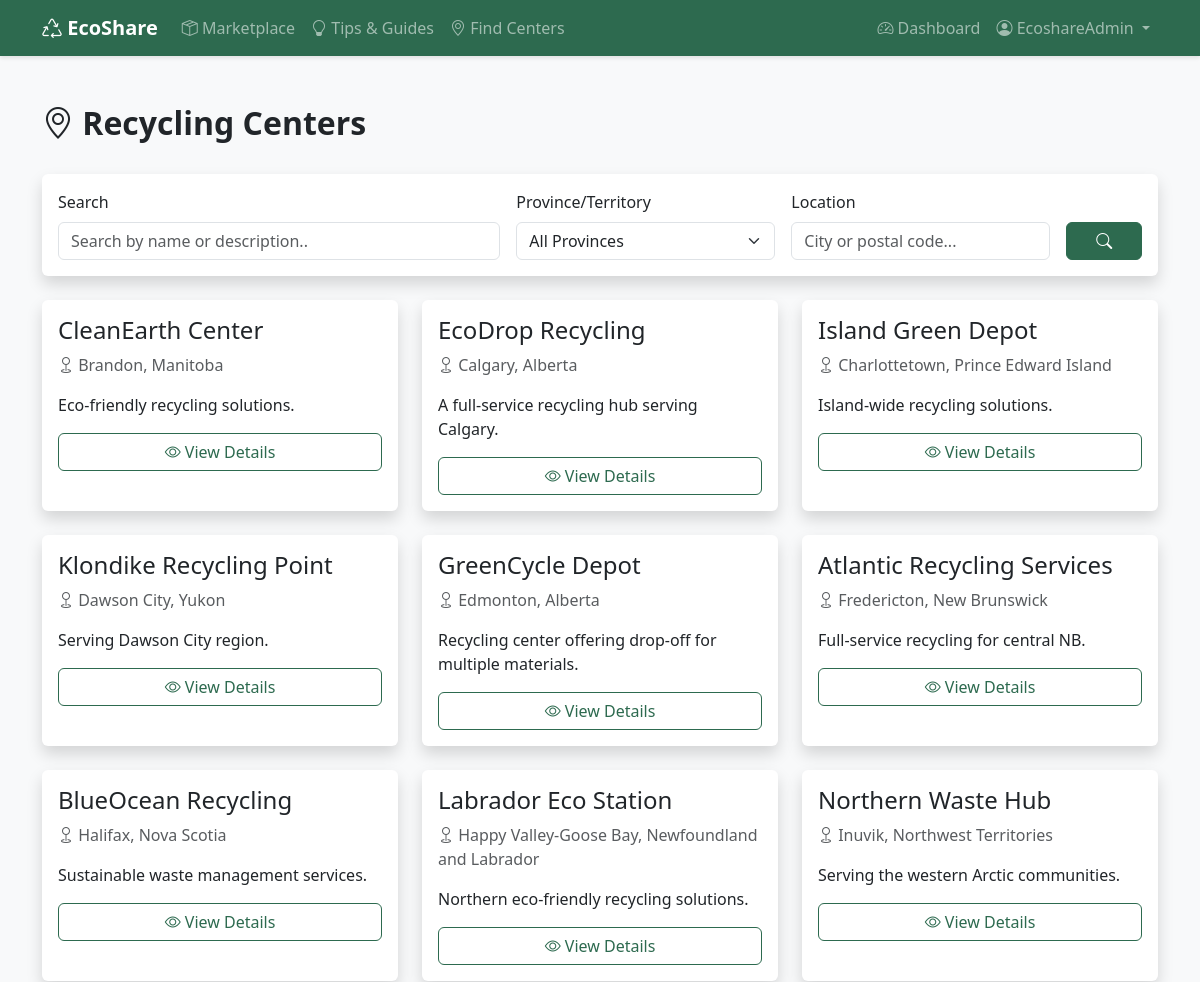
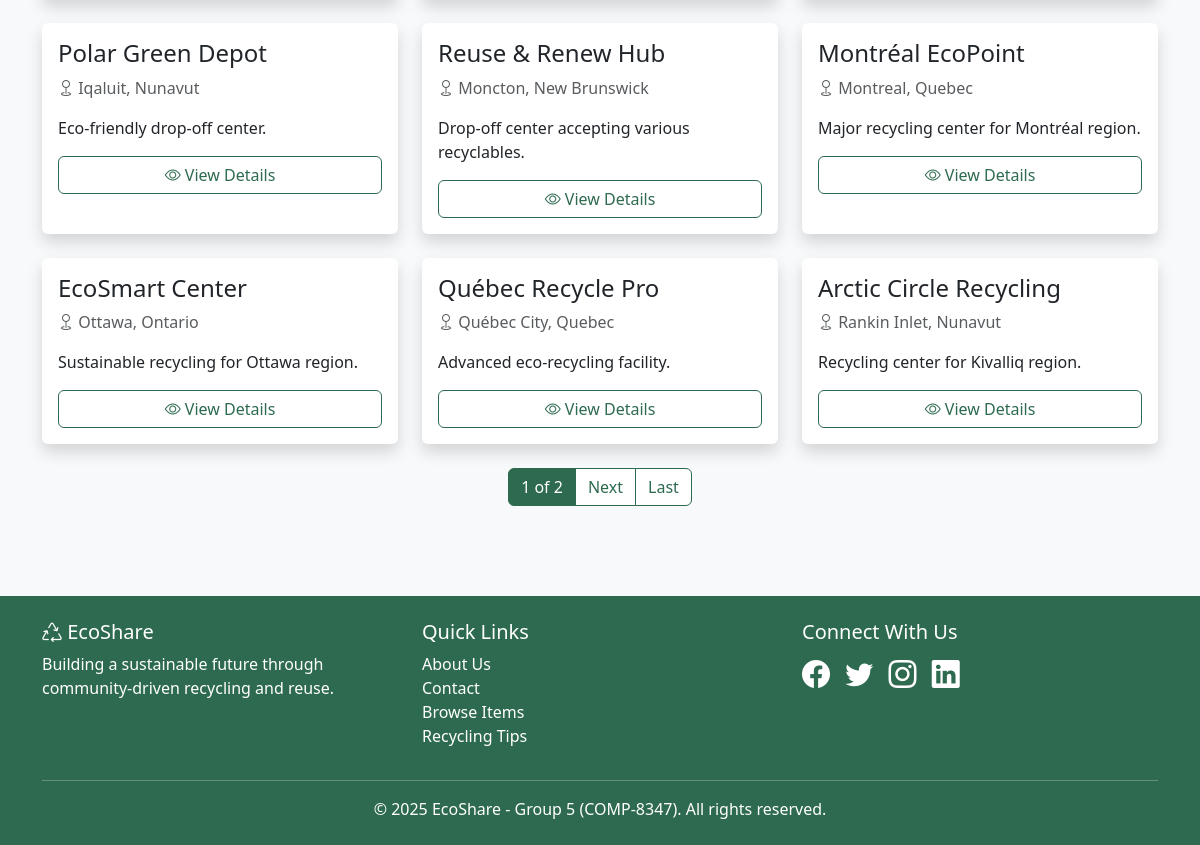
/centers/ (signed in), run on the app's committed database (2 pictures, top to bottom).
### centers/models.py (models this page shows, shortened)
class RecyclingCenter(models.Model):
    MATERIAL_CHOICES = [
        ('paper', 'Paper'),
        ('plastic', 'Plastic'),
        ('glass', 'Glass'),
        ('metal', 'Metal'),
        ('electronics', 'Electronics'),
        ('batteries', 'Batteries'),
        ('textiles', 'Textiles'),
        ('organic', 'Organic Waste'),
        ('hazardous', 'Hazardous Materials'),
    ]
    name = models.CharField(max_length=200)
    slug = models.SlugField(max_length=200, unique=True, blank=True)
    description = models.TextField()
    address = models.CharField(max_length=300)
    city = models.CharField(max_length=100)
    state = models.CharField(
        max_length=2,
        choices=CANADIAN_PROVINCES,
        help_text='Select province/territory'
    )
    zipcode = models.CharField(max_length=20)
    country = models.CharField(max_length=100, default='Canada')
    phone = models.CharField(max_length=20, blank=True)
    email = models.EmailField(blank=True)
    website = models.URLField(blank=True)
    latitude = models.DecimalField(max_digits=9, decimal_places=6, null=True, blank=True)
    longitude = models.DecimalField(max_digits=9, decimal_places=6, null=True, blank=True)
    monday_hours = models.CharField(max_length=50, blank=True, default='Closed')
    tuesday_hours = models.CharField(max_length=50, blank=True, default='Closed')
    wednesday_hours = models.CharField(max_length=50, blank=True, default='Closed')
    thursday_hours = models.CharField(max_length=50, blank=True, default='Closed')
    friday_hours = models.CharField(max_length=50, blank=True, default='Closed')
    saturday_hours = models.CharField(max_length=50, blank=True, default='Closed')
    sunday_hours = models.CharField(max_length=50, blank=True, default='Closed')
    accepts_dropoff = models.BooleanField(default=True)
    offers_pickup = models.BooleanField(default=False)
    accepts_donations = models.BooleanField(default=False)
    is_verified = models.BooleanField(default=False)
    created_at = models.DateTimeField(auto_now_add=True)
    updated_at = models.DateTimeField(auto_now=True)
    class Meta:
        ordering = ['city', 'name']
        indexes = [
            models.Index(fields=['city']),
            models.Index(fields=['state']),
            models.Index(fields=['zipcode']),
        ]

### centers/views.py (the view, shortened to what this page needs)
# urls.py: path('', views.RecyclingCenterListView.as_view(), name='center_list'),
class RecyclingCenterListView(LoginRequiredMixin, ListView):
    login_url = 'accounts:login'
    model = RecyclingCenter
    template_name = 'centers/center_list.html'
    context_object_name = 'centers'
    paginate_by = 15
    def get_queryset(self):
        queryset = RecyclingCenter.objects.all()
        search_query = self.request.GET.get('q', '')
        city = self.request.GET.get('city', '')
        if city:
            queryset = queryset.filter(city__icontains=city)
        state = self.request.GET.get('state', '')
        if state:
            queryset = queryset.filter(state=state.upper())
        zipcode = self.request.GET.get('zipcode', '')
        if zipcode:
            queryset = queryset.filter(zipcode__icontains=zipcode)
        if self.request.GET.get('dropoff') == 'on':
            queryset = queryset.filter(accepts_dropoff=True)
        if self.request.GET.get('pickup') == 'on':
            queryset = queryset.filter(offers_pickup=True)
        if self.request.GET.get('donations') == 'on':
            queryset = queryset.filter(accepts_donations=True)
        return queryset
    def get_context_data(self, **kwargs):
        context = super().get_context_data(**kwargs)
        context['search_query'] = self.request.GET.get('q', '')
        context['selected_city'] = self.request.GET.get('city', '')
        context['selected_state'] = self.request.GET.get('state', '')
        context['selected_zipcode'] = self.request.GET.get('zipcode', '')
        context['material_choices'] = RecyclingCenter.MATERIAL_CHOICES
        context['canadian_provinces'] = CANADIAN_PROVINCES
        all_centers = RecyclingCenter.objects.all()
        context['cities'] = all_centers.values_list('city', flat=True).distinct().order_by('city')
        return context

### templates/centers/center_list.html (shortened to what this page needs)
{% extends "base.html" %}
{% block content %}
<div class="container mt-4">
    <div class="d-flex justify-content-between align-items-center mb-4">
        <h2 class="fw-bold">
            <i class="bi bi-geo-alt"></i> Recycling Centers
        </h2>
    </div>
    <div class="card shadow mb-4">
        <div class="card-body">
            <form method="get" action="{% url 'centers:center_search' %}">
                <div class="row g-3">
                    <div class="col-md-5">
                        <label for="searchQuery" class="form-label">Search</label>
                        <input type="text"
                               name="q"
                               id="searchQuery"
                               class="form-control"
                               placeholder="Search by name or description.."
                               value="{{ query }}">
                    </div>
                    <div class="col-md-3">
                        <label for="stateSelect" class="form-label">Province/Territory</label>
                        <select name="state" id="stateSelect" class="form-select">
                            <option value="">All Provinces</option>
                        </select>
                    </div>
                    <div class="col-md-3">
                        <label for="locationInput" class="form-label">Location</label>
                        <input type="text"
                               name="location"
                               id="locationInput"
                               class="form-control"
                               placeholder="City or postal code..."
                               value="{{ location }}">
                    </div>
                    <div class="col-md-1 d-flex align-items-end">
                        <button type="submit" class="btn btn-primary w-100">
                            <i class="bi bi-search"></i>
                        </button>
                    </div>
                </div>
            </form>
        </div>
    </div>
    <div class="row">
        {% for center in centers %}
        <div class="col-md-4 mb-4">
            <div class="card shadow h-100">
                <div class="card-body">
                    <h4 class="card-title">{{ center.name }}</h4>
                    <p class="text-muted">
                        <i class="bi bi-geo"></i> {{ center.city }}, {{ center.get_state_display }}
                    </p>
                    <p>{{ center.description|truncatechars:100 }}</p>
                    <a href="{% url 'centers:center_detail' center.slug %}"
                       class="btn btn-outline-primary w-100 mt-auto">
                        <i class="bi bi-eye"></i> View Details
                    </a>
                </div>
            </div>
        </div>
        {% endfor %}
    </div>
    {% if is_paginated %}
    <nav aria-label="Page navigation">
        <ul class="pagination justify-content-center">
            <li class="page-item active">
                <span class="page-link">{{ page_obj.number }} of {{ page_obj.paginator.num_pages }}</span>
            </li>
            {% if page_obj.has_next %}
            <li class="page-item">
                <a class="page-link" href="?page={{ page_obj.next_page_number }}{% if request.GET.q %}&q={{ request.GET.q }}{% endif %}{% if request.GET.state %}&state={{ request.GET.state }}{% endif %}">Next</a>
            </li>
            <li class="page-item">
                <a class="page-link" href="?page={{ page_obj.paginator.num_pages }}{% if request.GET.q %}&q={{ request.GET.q }}{% endif %}{% if request.GET.state %}&state={{ request.GET.state }}{% endif %}">Last</a>
            </li>
            {% endif %}
        </ul>
    </nav>
    {% endif %}
</div>
{% endblock %}

### templates/base.html (shortened to what this page needs)
<!DOCTYPE html>
<html lang="en">
<head>
    <link href="https://cdn.jsdelivr.net/npm/bootstrap@5.3.0/dist/css/bootstrap.min.css" rel="stylesheet">
    <link rel="stylesheet" href="https://cdn.jsdelivr.net/npm/bootstrap-icons@1.10.0/font/bootstrap-icons.css">
</head>
<body>
    <nav class="navbar navbar-expand-lg navbar-dark">
        <div class="container">
            <a class="navbar-brand fw-bold" href="{% url 'core:home' %}">
                <i class="bi bi-recycle"></i> EcoShare
            </a>
            <div class="collapse navbar-collapse" id="navbarNav">
                <ul class="navbar-nav me-auto">
                    <li class="nav-item">
                        <a class="nav-link" href="{% url 'items:item_list' %}">
                            <i class="bi bi-box-seam"></i> Marketplace
                         </a>
                    </li>
                    <li class="nav-item">
                        <a class="nav-link" href="{% url 'tips:tip_list' %}">
                            <i class="bi bi-lightbulb"></i> Tips & Guides
                        </a>
                    </li>
                    <li class="nav-item">
                        <a class="nav-link" href="{% url 'centers:center_list' %}">
                            <i class="bi bi-geo-alt"></i> Find Centers
                        </a>
                    </li>
                </ul>
                <ul class="navbar-nav">
                    {% if user.is_authenticated %}
                        <li class="nav-item">
                            <a class="nav-link" href="{% url 'core:dashboard' %}">
                                <i class="bi bi-speedometer2"></i> Dashboard
                            </a>
                        </li>
                        <li class="nav-item dropdown">
                            <a class="nav-link dropdown-toggle" href="#" id="userDropdown" role="button"
                                data-bs-toggle="dropdown" aria-expanded="false">
                                <i class="bi bi-person-circle"></i> {{ user.username }}
                            </a>
                        </li>
                    {% endif %}
                </ul>
            </div>
        </div>
    </nav>
    <main class="py-4">
        {% block content %}{% endblock %}
    </main>
    <footer class="py-4">
        <div class="container">
            <div class="row">
                <div class="col-md-4">
                    <h5><i class="bi bi-recycle"></i> EcoShare</h5>
                    <p>Building a sustainable future through community-driven recycling and reuse.</p>
                </div>
                <div class="col-md-4">
                    <h5>Quick Links</h5>
                    <ul class="list-unstyled">
                        <li><a href="{% url 'core:about' %}" class="text-white text-decoration-none">About Us</a></li>
                        <li><a href="{% url 'core:contact' %}" class="text-white text-decoration-none">Contact</a></li>
                        <li><a href="{% url 'items:item_list' %}" class="text-white text-decoration-none">Browse Items</a></li>
                        <li><a href="{% url 'tips:tip_list' %}" class="text-white text-decoration-none">Recycling Tips</a></li>
                    </ul>
                </div>
                <div class="col-md-4">
                    <h5>Connect With Us</h5>
                    <div class="fs-3">
                        <i class="bi bi-facebook me-2"></i>
                        <i class="bi bi-twitter me-2"></i>
                        <i class="bi bi-instagram me-2"></i>
                        <i class="bi bi-linkedin"></i>
                    </div>
                </div>
            </div>
            <hr class="bg-white">
            <div class="text-center">
                <p class="mb-0">&copy; 2025 EcoShare - Group 5 (COMP-8347). All rights reserved.</p>
            </div>
        </div>
    </footer>
</body>
</html>

### templates/base.html (style rules this page uses)
:root { --primary-green: #2d6a4f; --secondary-green: #52b788; --light-green: #95d5b2; --bg-cream: #f8f9fa; }
body { font-family: 'Segoe UI', Tahoma, Geneva, Verdana, sans-serif; background-color: var(--bg-cream); }
.navbar { background-color: var(--primary-green) !important; box-shadow: 0 2px 4px rgba(0,0,0,0.1); }
.btn-primary { background-color: var(--primary-green); border-color: var(--primary-green); }
.btn-outline-primary { color: var(--primary-green); border-color: var(--primary-green); }
.card { border: none; box-shadow: 0 2px 8px rgba(0,0,0,0.1); transition: transform 0.3s; }
.pagination .page-link { color: var(--primary-green) !important; border-color: var(--primary-green) !important; }
.pagination .page-item.active .page-link { background-color: var(--primary-green) !important; border-color: var(--primary-green) !important; color: white !important; }
footer { background-color: var(--primary-green); color: white; margin-top: 50px; }

### data on the page
RecyclingCenter: name "CleanEarth Center", city "Brandon", state "Manitoba", description "Eco-friendly recycling solutions."
RecyclingCenter: name "EcoDrop Recycling", city "Calgary", state "Alberta", description "A full-service recycling hub serving Calgary."
RecyclingCenter: name "Island Green Depot", city "Charlottetown", state "Prince Edward Island", description "Island-wide recycling solutions."
RecyclingCenter: name "Klondike Recycling Point", city "Dawson City", state "Yukon", description "Serving Dawson City region."
RecyclingCenter: name "GreenCycle Depot", city "Edmonton", state "Alberta", description "Recycling center offering drop-off for multiple materials."
RecyclingCenter: name "Atlantic Recycling Services", city "Fredericton", state "New Brunswick", description "Full-service recycling for central NB."
RecyclingCenter: name "BlueOcean Recycling", city "Halifax", state "Nova Scotia", description "Sustainable waste management services."
RecyclingCenter: name "Labrador Eco Station", city "Happy Valley-Goose Bay", state "Newfoundland and Labrador", description "Northern eco-friendly recycling solutions."
RecyclingCenter: name "Northern Waste Hub", city "Inuvik", state "Northwest Territories", description "Serving the western Arctic communities."
RecyclingCenter: name "Polar Green Depot", city "Iqaluit", state "Nunavut", description "Eco-friendly drop-off center."
RecyclingCenter: name "Reuse & Renew Hub", city "Moncton", state "New Brunswick", description "Drop-off center accepting various recyclables."
RecyclingCenter: name "Montréal EcoPoint", city "Montreal", state "Quebec", description "Major recycling center for Montréal region."
RecyclingCenter: name "EcoSmart Center", city "Ottawa", state "Ontario", description "Sustainable recycling for Ottawa region."
RecyclingCenter: name "Québec Recycle Pro", city "Québec City", state "Quebec", description "Advanced eco-recycling facility."
RecyclingCenter: name "Arctic Circle Recycling", city "Rankin Inlet", state "Nunavut", description "Recycling center for Kivalliq region."

### other printed values
{{ user.username }} "EcoshareAdmin"
{{ page_obj.number }} "1"
{{ page_obj.paginator.num_pages }} "2"
